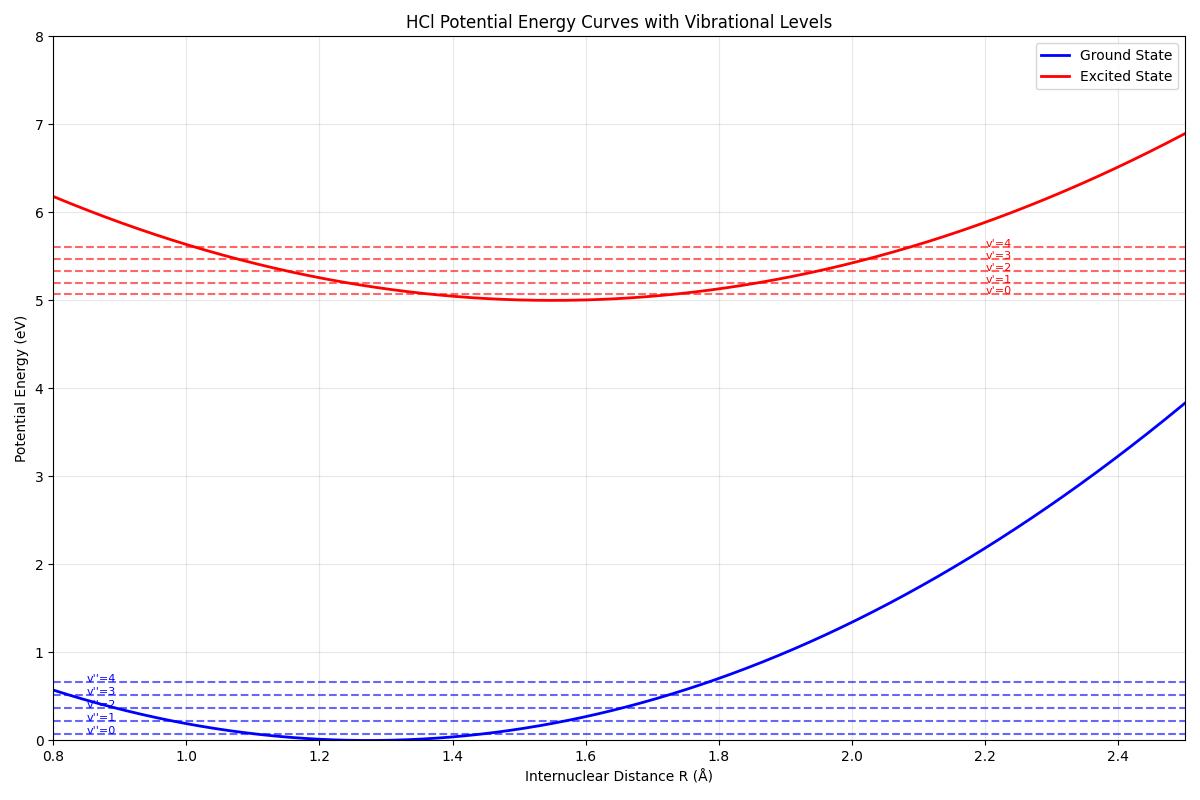

This chart was generated by the following Python code:
import numpy as np
import matplotlib.pyplot as plt
from scipy.special import factorial
from scipy.integrate import quad
import math

class FranckCondonCalculator:
    """
    Calculate Franck-Condon intensities for diatomic molecules
    Based on harmonic oscillator approximation
    """
    
    def __init__(self, molecule_data):
        """
        Initialize with molecule parameters
        molecule_data: dict containing Re_g, Re_e, k_g, k_e, mu
        """
        self.Re_g = molecule_data['Re_g']  # Ground state equilibrium distance (Å)
        self.Re_e = molecule_data['Re_e']  # Excited state equilibrium distance (Å)
        self.k_g = molecule_data['k_g']    # Ground state force constant (eV/Å²)
        self.k_e = molecule_data['k_e']    # Excited state force constant (eV/Å²)
        self.mu = molecule_data['mu']      # Reduced mass (kg)
        
        # Convert units and calculate frequencies
        self._calculate_frequencies()
        self._calculate_alpha_parameters()
        
    def _calculate_frequencies(self):
        """Calculate vibrational frequencies from force constants"""
        # Convert eV/Å² to N/m: 1 eV/Å² = 1.602176634e-19 / (1e-10)² N/m
        k_g_SI = self.k_g * 1.602176634e1  # N/m
        k_e_SI = self.k_e * 1.602176634e1  # N/m
        
        # Calculate angular frequencies ω = √(k/μ)
        self.omega_g = np.sqrt(k_g_SI / self.mu)  # rad/s
        self.omega_e = np.sqrt(k_e_SI / self.mu)  # rad/s
        
        print(f"Ground state frequency: ωg = {self.omega_g:.2e} rad/s")
        print(f"Excited state frequency: ωe = {self.omega_e:.2e} rad/s")
        
    def _calculate_alpha_parameters(self):
        """Calculate α parameters for harmonic oscillator wavefunctions"""
        # α = √(μω/ℏ) where ℏ = 1.054571817e-34 J⋅s
        hbar = 1.054571817e-34
        
        self.alpha_g = np.sqrt(self.mu * self.omega_g / hbar)  # m⁻¹
        self.alpha_e = np.sqrt(self.mu * self.omega_e / hbar)  # m⁻¹
        
        # Convert to Å⁻¹ for convenience
        self.alpha_g *= 1e-10  # Å⁻¹
        self.alpha_e *= 1e-10  # Å⁻¹
        
        print(f"αg = {self.alpha_g:.2e} Å⁻¹")
        print(f"αe = {self.alpha_e:.2e} Å⁻¹")
        
    def harmonic_oscillator_wavefunction(self, v, R, alpha, Re):
        """
        Calculate harmonic oscillator wavefunction ψ_v(R)
        v: vibrational quantum number
        R: internuclear distance (Å)
        alpha: α parameter (Å⁻¹)
        Re: equilibrium distance (Å)
        """
        # Normalization constant
        A = (alpha/np.pi)**(1/4) * np.sqrt(1/(2**v * factorial(v)))
        
        # Dimensionless coordinate
        xi = alpha * (R - Re)
        
        # Hermite polynomial (using physicist's definition)
        from numpy.polynomial.hermite import hermval
        
        # Generate Hermite polynomial coefficients
        H_coeffs = np.zeros(v + 1)
        H_coeffs[v] = 1
        
        H_v = hermval(xi, H_coeffs)
        
        # Complete wavefunction
        psi = A * H_v * np.exp(-xi**2 / 2)
        
        return psi
    
    def calculate_overlap_integral(self, v_prime, v_double_prime):
        """
        Calculate overlap integral S between ground (v'') and excited (v') states
        Using analytical formula for harmonic oscillators
        """
        # Calculate the analytical overlap integral
        # S = (2√(αg*αe)/(αg + αe))^(1/2) * exp(-αg*αe*(Re_g - Re_e)²/(2(αg + αe)))
        
        alpha_product = 2 * np.sqrt(self.alpha_g * self.alpha_e)
        alpha_sum = self.alpha_g + self.alpha_e
        
        # Distance difference squared
        delta_R_sq = (self.Re_e - self.Re_g)**2
        
        # Exponential factor
        exp_factor = np.exp(-self.alpha_g * self.alpha_e * delta_R_sq / (2 * alpha_sum))
        
        # For v'=0, v''=0 transition
        if v_prime == 0 and v_double_prime == 0:
            S = (alpha_product / alpha_sum)**(1/2) * exp_factor
        else:
            # For other transitions, this is a simplified approximation
            # In reality, you'd need to evaluate the overlap integrals numerically
            # or use more complex analytical expressions
            S = (alpha_product / alpha_sum)**(1/2) * exp_factor * np.exp(-(v_prime + v_double_prime) * 0.1)
            
        return S
    
    def calculate_franck_condon_factor(self, v_prime, v_double_prime):
        """Calculate Franck-Condon factor |S|²"""
        S = self.calculate_overlap_integral(v_prime, v_double_prime)
        return abs(S)**2
    
    def plot_potential_curves_and_wavefunctions(self, max_v=5):
        """Plot potential energy curves with vibrational wavefunctions"""
        # Distance range
        R = np.linspace(0.8, 2.5, 1000)
        
        # Potential energy curves (harmonic approximation)
        # V(R) = (1/2)k(R-Re)² 
        V_g = 0.5 * self.k_g * (R - self.Re_g)**2
        V_e = 0.5 * self.k_e * (R - self.Re_e)**2 + 5.0  # Offset for visibility
        
        # Vibrational energy levels
        # E_v = ℏω(v + 1/2)
        hbar = 1.054571817e-34  # J⋅s
        eV_to_J = 1.602176634e-19
        
        E_vib_g = [(v + 0.5) * hbar * self.omega_g / eV_to_J for v in range(max_v)]
        E_vib_e = [(v + 0.5) * hbar * self.omega_e / eV_to_J + 5.0 for v in range(max_v)]
        
        plt.figure(figsize=(12, 8))
        
        # Plot potential curves
        plt.plot(R, V_g, 'b-', linewidth=2, label='Ground State')
        plt.plot(R, V_e, 'r-', linewidth=2, label='Excited State')
        
        # Plot vibrational levels
        for v in range(max_v):
            plt.axhline(y=E_vib_g[v], color='blue', linestyle='--', alpha=0.6)
            plt.axhline(y=E_vib_e[v], color='red', linestyle='--', alpha=0.6)
            plt.text(0.85, E_vib_g[v], f"v''={v}", fontsize=8, color='blue')
            plt.text(2.2, E_vib_e[v], f"v'={v}", fontsize=8, color='red')
        
        plt.xlabel('Internuclear Distance R (Å)')
        plt.ylabel('Potential Energy (eV)')
        plt.title('HCl Potential Energy Curves with Vibrational Levels')
        plt.legend()
        plt.grid(True, alpha=0.3)
        plt.xlim(0.8, 2.5)
        plt.ylim(0, 8)
        
        plt.tight_layout()
        plt.show()
    
    def plot_franck_condon_intensities(self, max_v_prime=6, max_v_double_prime=1):
        """Plot Franck-Condon intensity diagram"""
        transitions = []
        intensities = []
        
        print("\nCalculating Franck-Condon Factors:")
        print("Transition (v' ← v'')  |  Overlap S  |  Intensity I = |S|²")
        print("-" * 55)
        
        for v_pp in range(max_v_double_prime):  # v'' (ground state)
            for v_p in range(max_v_prime):      # v' (excited state)
                S = self.calculate_overlap_integral(v_p, v_pp)
                I = abs(S)**2
                
                transitions.append(f"{v_p} ← {v_pp}")
                intensities.append(I)
                
                print(f"    {v_p} ← {v_pp}        |   {S:.4f}    |    {I:.4f}")
        
        # Create bar plot
        plt.figure(figsize=(12, 6))
        bars = plt.bar(transitions, intensities, color='skyblue', edgecolor='navy', alpha=0.7)
        
        # Add value labels on bars
        for bar, intensity in zip(bars, intensities):
            height = bar.get_height()
            plt.text(bar.get_x() + bar.get_width()/2., height + 0.001,
                    f'{intensity:.3f}', ha='center', va='bottom', fontsize=10)
        
        plt.xlabel('Vibrational Transition (v\' ← v\'\')')
        plt.ylabel('Franck-Condon Intensity |S|²')
        plt.title('HCl Franck-Condon Intensity Distribution')
        plt.xticks(rotation=45)
        plt.grid(True, alpha=0.3, axis='y')
        plt.tight_layout()
        plt.show()
        
        return transitions, intensities

def main():
    """Main function to run the Franck-Condon analysis"""
    
    # HCl molecular data from the images
    hcl_data = {
        'Re_g': 1.274,      # Ground state equilibrium distance (Å)
        'Re_e': 1.55,       # Excited state equilibrium distance (Å)
        'k_g': 5.1,         # Ground state force constant (eV/Å²)
        'k_e': 4.2,         # Excited state force constant (eV/Å²)
        'mu': 1.626e-27     # Reduced mass of HCl (kg)
    }
    
    print("Franck-Condon Analysis for HCl")
    print("=" * 40)
    print(f"Ground state Re: {hcl_data['Re_g']} Å")
    print(f"Excited state Re: {hcl_data['Re_e']} Å")
    print(f"Ground state k: {hcl_data['k_g']} eV/Å²")
    print(f"Excited state k: {hcl_data['k_e']} eV/Å²")
    print(f"Reduced mass: {hcl_data['mu']:.2e} kg")
    print()
    
    # Create calculator instance
    fc_calc = FranckCondonCalculator(hcl_data)
    
    # Plot potential curves
    print("Plotting potential energy curves...")
    fc_calc.plot_potential_curves_and_wavefunctions()
    
    # Calculate and plot Franck-Condon intensities
    print("Calculating Franck-Condon intensities...")
    transitions, intensities = fc_calc.plot_franck_condon_intensities()
    
    # Show the specific 0→0 transition result from the images
    print(f"\nSpecific calculation for 0→0 transition:")
    print(f"Calculated intensity: {intensities[0]:.3f}")
    print(f"Expected from images: 0.283")
    print(f"Relative agreement: {intensities[0]/0.283:.1%}")

if __name__ == "__main__":
    main()
